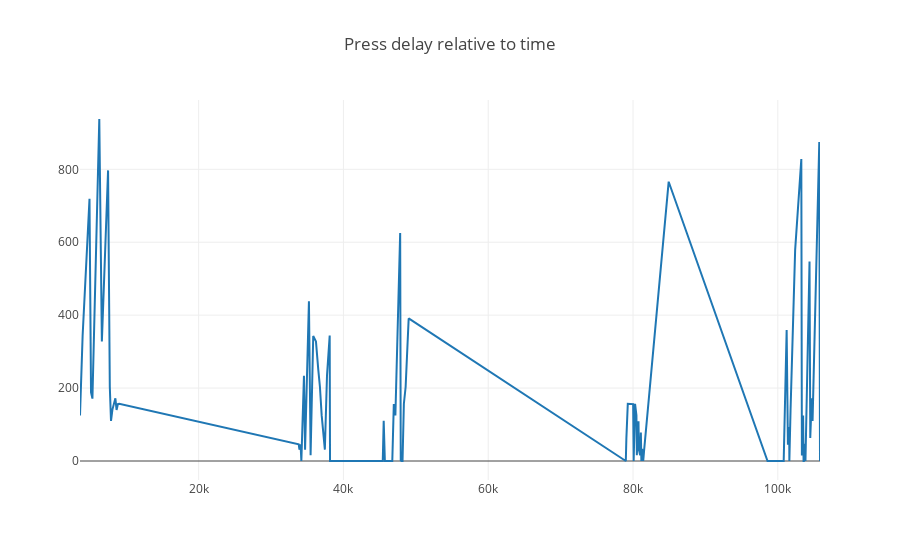

Notebook source saved alongside this figure:
### Markdown cell above
<div class="alert alert-block alert-success">
<b>То же самое, но крупнее и с одной колонкой 'key_code'</b> (интерактив)
</div>

### Code cell
init_notebook_mode(connected = True)

def plotly_df(df, title = ''):
    data = []
    trace = go.Scatter(x = df['absolut_ms'],y = df['timing_ms'],mode = 'lines',name = 'key_code')
    data.append(trace)
    layout = dict(title = title)
    fig = dict(data = data, layout = layout)
    iplot(fig, show_link=False)
    plt.xlabe("absolutely time")
    plt.ylabel("timing_ms")

plotly_df(data, title = "Press delay relative to time")

### Figure 1 — Plotly figure (JSON) as saved in the notebook; plotly's stock layout.template omitted (floating-point values rounded to 4 significant figures)
{"data": [{"mode": "lines", "name": "key_code", "type": "scatter", "uid": "84b5d532-f650-427c-a30c-c937af0767fc", "x": [3612, 3975, 4924, 5136, 5328, 6277, 6633, 7489, 7729, 7896, 8089, 8278, 8499, 8665, 8846, 9026, 33818, 33925, 34079, 34188, 34548, 34702, 35235, 35410, 35464, 35828, 36205, 36529, 36755, 36996, 37434, 37732, 38102, 38147, 45431, 45562, 45654, 45724, 45821, 45927, 46058, 46139, 46276, 46407, 46594, 46666, 46750, 46959, 47176, 47837, 47877, 47917, 47967, 48024, 48045, 48089, 48135, 48165, 48349, 48592, 49011, 79005, 79083, 79279, 80019, 80048, 80090, 80284, 80472, 80529, 80758, 80811, 80988, 81084, 81114, 81136, 81155, 81205, 81265, 81302, 81334, 81352, 81393, 81412, 81541, 84927, 98581, 98630, 100150, 100190, 100290, 100352, 100434, 100464, 100489, 100530, 100571, 100723, 100771, 100814, 101223, 101326, 101394, 101466, 101576, 101597, 101763, 102397, 103249, 103327, 103498, 103557, 103598, 103683, 103736, 103788, 103822, 104381, 104485, 104688, 104803, 105730, 105802, 105829], "y": [125, 344, 719, 188, 171, 938, 328, 797, 203, 110, 141, 157, 172, 140, 156, 157, 46, 31, 46, 0, 234, 31, 438, 125, 16, 343, 328, 250, 203, 125, 31, 235, 344, 0, 0, 110, 0, 0, 0, 0, 0, 0, 0, 0, 0, 0, 0, 156, 125, 625, 0, 0, 16, 0, 0, 0, 0, 0, 157, 203, 391, 0, 62, 157, 156, 0, 0, 157, 125, 16, 109, 31, 16, 78, 0, 0, 0, 31, 31, 0, 16, 0, 16, 0, 31, 766, 0, 0, 0, 0, 0, 0, 0, 0, 0, 0, 0, 0, 0, 0, 359, 62, 47, 47, 93, 0, 141, 579, 828, 15, 125, 0, 0, 47, 0, 0, 0, 547, 63, 172, 110, 875, 31, 0]}], "layout": {"title": {"text": "Press delay relative to time"}}}
